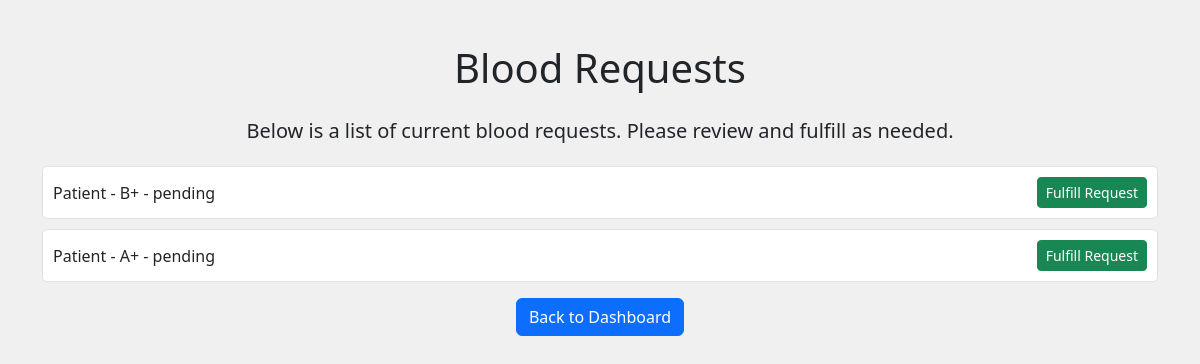
/hospital/requests/, run on an earlier commit of the app's database.
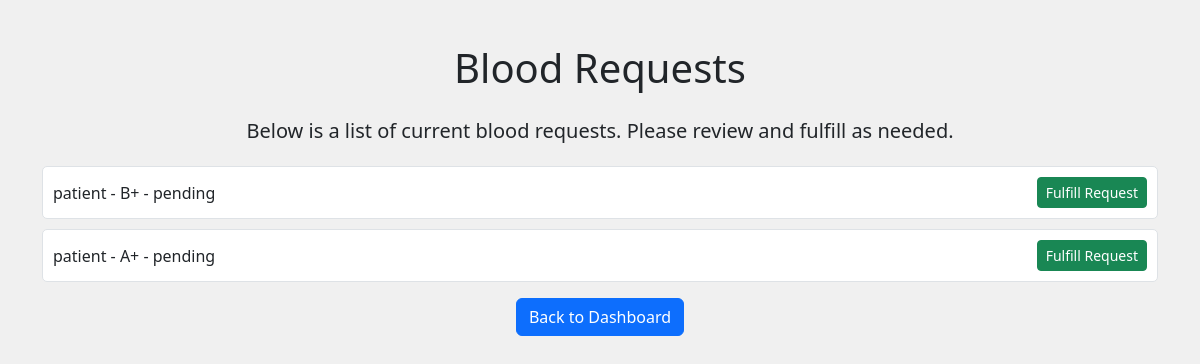
And on a later commit of the database.
### hospital_app/models.py (models this page shows)
class BloodRequest(models.Model):
    STATUS_CHOICES = [
        ('pending', 'Pending'),
        ('fulfilled', 'Fulfilled'),
    ]
    patient = models.ForeignKey(Patient, on_delete=models.CASCADE)
    hospital = models.ForeignKey(Hospital, on_delete=models.CASCADE)
    blood_group = models.CharField(max_length=3)
    quantity = models.PositiveIntegerField()
    status = models.CharField(max_length=10, choices=STATUS_CHOICES, default='pending')
    date_requested = models.DateTimeField(default=timezone.now)
    def __str__(self):
        return f'{self.patient.user.username} - {self.blood_group} - {self.status}'

### patient_app/models.py (models this page shows, shortened)
class Patient(models.Model):
    user = models.OneToOneField(User, on_delete=models.CASCADE)
    address = models.TextField()
    age = models.PositiveIntegerField()
    contact = models.CharField(max_length=15)
    blood_group = models.CharField(max_length=3)

### hospital_app/views.py (the view)
# urls.py: path('requests/', views.hospital_blood_requests, name='hospital_blood_requests'),
def hospital_blood_requests(request):
    blood_requests = BloodRequest.objects.filter(status='pending')
    return render(request, 'hospital_blood_requests.html', {'blood_requests': blood_requests})

### hospital_app/templates/hospital_blood_requests.html (shortened to what this page needs)
<!DOCTYPE html>
<html lang="en">
<head>
    <link href="https://cdn.jsdelivr.net/npm/bootstrap@5.3.3/dist/css/bootstrap.min.css" rel="stylesheet">
</head>
<body>
    <div class="container">
        <div class="header-section">
            <h1 class="my-4">Blood Requests</h1>
            <p class="lead">Below is a list of current blood requests. Please review and fulfill as needed.</p>
        </div>
        <ul class="list-unstyled">
            {% for blood_request in blood_requests %}
            <li class="request-item">
                <p>{{ blood_request }}</p>
                <a href="{% url 'fulfill_request' request_id=blood_request.id %}" class="btn btn-success btn-sm">Fulfill Request</a>
            </li>
            {% endfor %}
        </ul>
        <div class="text-center">
            <a href="{% url 'hospital_dashboard' %}" class="btn btn-primary">Back to Dashboard</a>
        </div>
    </div>
</body>
</html>

What changed in the data, as far as the page shows it:
changed through a linked row, BloodRequest: patient+blood_group+status "Patient - B+ - pending" → "patient - B+ - pending"
changed through a linked row, BloodRequest: patient+blood_group+status "Patient - A+ - pending" → "patient - A+ - pending"
